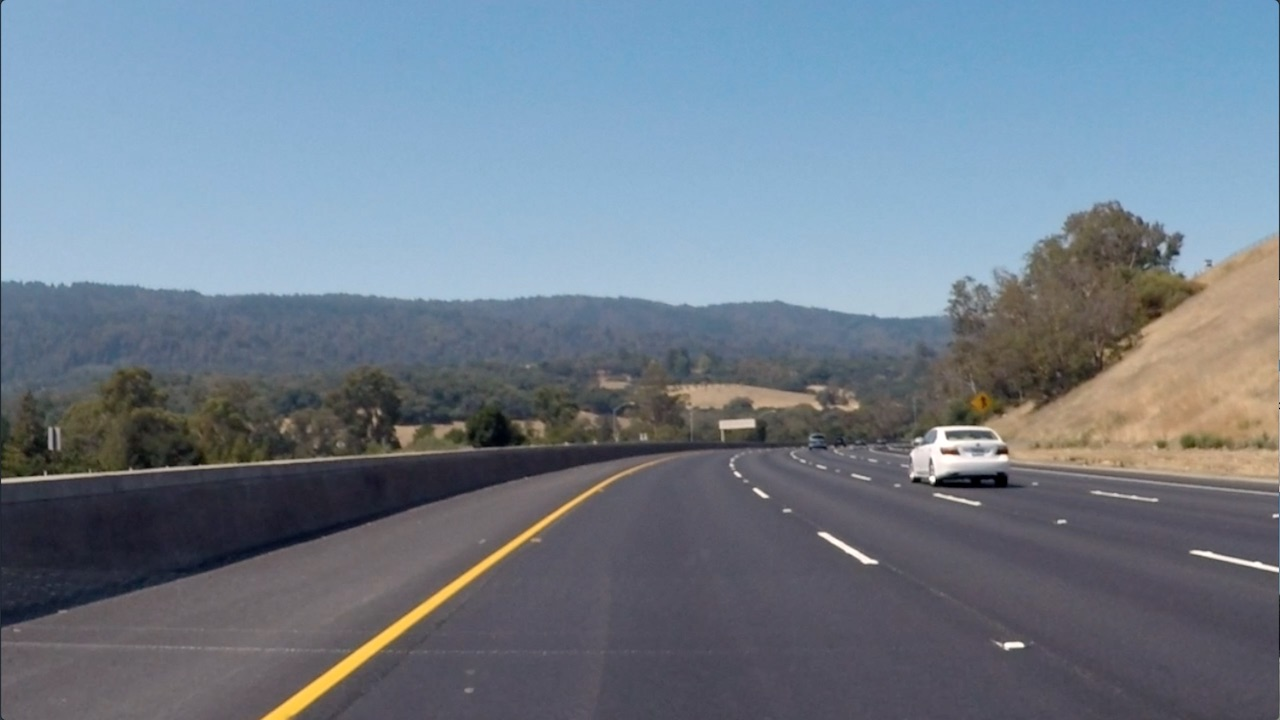
#> input picture 1. Introduction to Computer Vision/1_2_Convolutional_Filters_Edge_Detection/images/curved_lane.jpg, 1280 x 720 px
$ jupyter execute '2. Finding Edges and Custom Kernels.ipynb'   (shell and % lines are left out)
#> lines starting #> are read from the running program, lines starting #| are printed output that depends on the picture
# Creating a Filter, Edge Detection

### Import resources and display image

[cell 1]
import matplotlib.pyplot as plt
import matplotlib.image as mpimg

import cv2
import numpy as np


# Read in the image
image = mpimg.imread('images/curved_lane.jpg')
#> image is the input picture: shape (720, 1280, 3); mean R, G, B 112.1, 125, 138.7

plt.figure(figsize = (10, 5))
plt.imshow(image)

### Convert the image to grayscale

[cell 2]
# Convert to grayscale for filtering
gray = cv2.cvtColor(image, cv2.COLOR_RGB2GRAY)
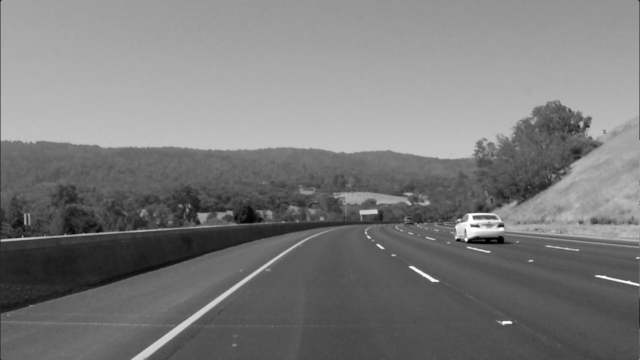
#> gray: shape (720, 1280) (shown at 1/2 size); min 0, max 255, mean 122.7

plt.figure(figsize = (10, 5))
plt.imshow(gray, cmap = 'gray')

### TODO: Create a custom kernel

Below, you've been given one common type of edge detection filter: a Sobel operator.

The Sobel filter is very commonly used in edge detection and in finding patterns in intensity in an image. Applying a Sobel filter to an image is a way of **taking (an approximation) of the derivative of the image** in the x or y direction, separately. The operators look as follows.

**It's up to you to create a Sobel x operator and apply it to the given image.**

For a challenge, see if you can put the image through a series of filters: first one that blurs the image (takes an average of pixels), and then one that detects the edges.

[cell 3]
# Create a custom kernel

# 3x3 array for edge detection
sobel_y = np.array([[-1, -2, -1],
                    [0, 0, 0],
                    [1, 2, 1]])

## TODO: Create and apply a Sobel x operator
sobel_x = np.array([[-1, 0, 1],
                    [-2, 0, 2],
                    [-1, 0, 1]])


# Filter the image using filter2D, which has inputs: (grayscale image, bit-depth, kernel)
filtered_image = cv2.filter2D(gray, -1, sobel_y)
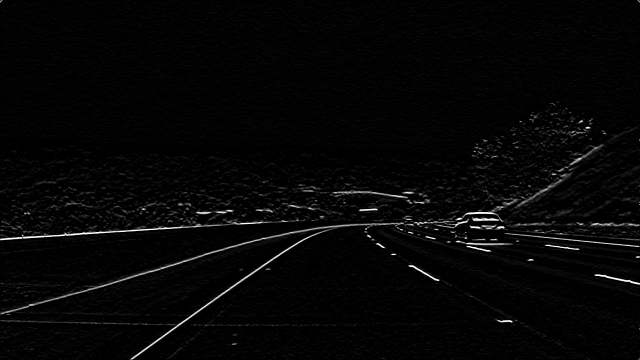
#> filtered_image: shape (720, 1280) (shown at 1/2 size); min 0, max 255, mean 5.9

plt.imshow(filtered_image, cmap='gray')

[cell 4]
# Filter the image using filter2D, which has inputs: (grayscale image, bit-depth, kernel)
filtered_image = cv2.filter2D(gray, -1, sobel_x)
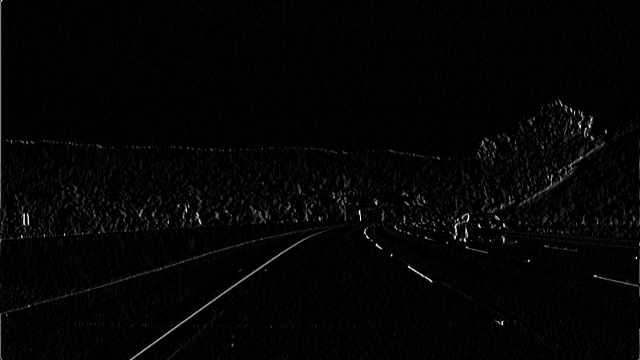
#> filtered_image: shape (720, 1280) (shown at 1/2 size); min 0, max 255, mean 4.3

plt.imshow(filtered_image, cmap='gray')

### Test out other filters!

You're encouraged to create other kinds of filters and apply them to see what happens! As an **optional exercise**, try the following:
* Create a filter with decimal value weights.
* Create a 5x5 filter
* Apply your filters to the other images in the `images` directory.

[cell 5]
filter_decimal_sobel_y = np.array([[-1.5, -2.5, -1.5],
                                   [0, 0, 0],
                                   [1.5, 2.5, 1.5]
                                  ])

filter_decimal_sobel_x = np.array([[-1.5, 0, 1.5],
                                   [-2.5, 0, 2.5],
                                   [-1.5, 0, 1.5]
                                  ])

filter_5x5 = np.array([[-1, -1, 0, 1, 1],
                       [-1, -2, 0, 2, 1],
                       [-2, -2, 0, 2, 2],
                       [-1, -2, 0, 2, 1],
                       [-1, -1, 0, 1, 1]
                      ])

sobel_y_image = cv2.filter2D(gray, -1, sobel_y)
sobel_x_image = cv2.filter2D(gray, -1, sobel_x)
filter_decimal_sobel_y_image = cv2.filter2D(gray, -1, filter_decimal_sobel_y)
filter_decimal_sobel_x_image = cv2.filter2D(gray, -1, filter_decimal_sobel_x)
filter_5x5_image = cv2.filter2D(gray, -1, filter_5x5)
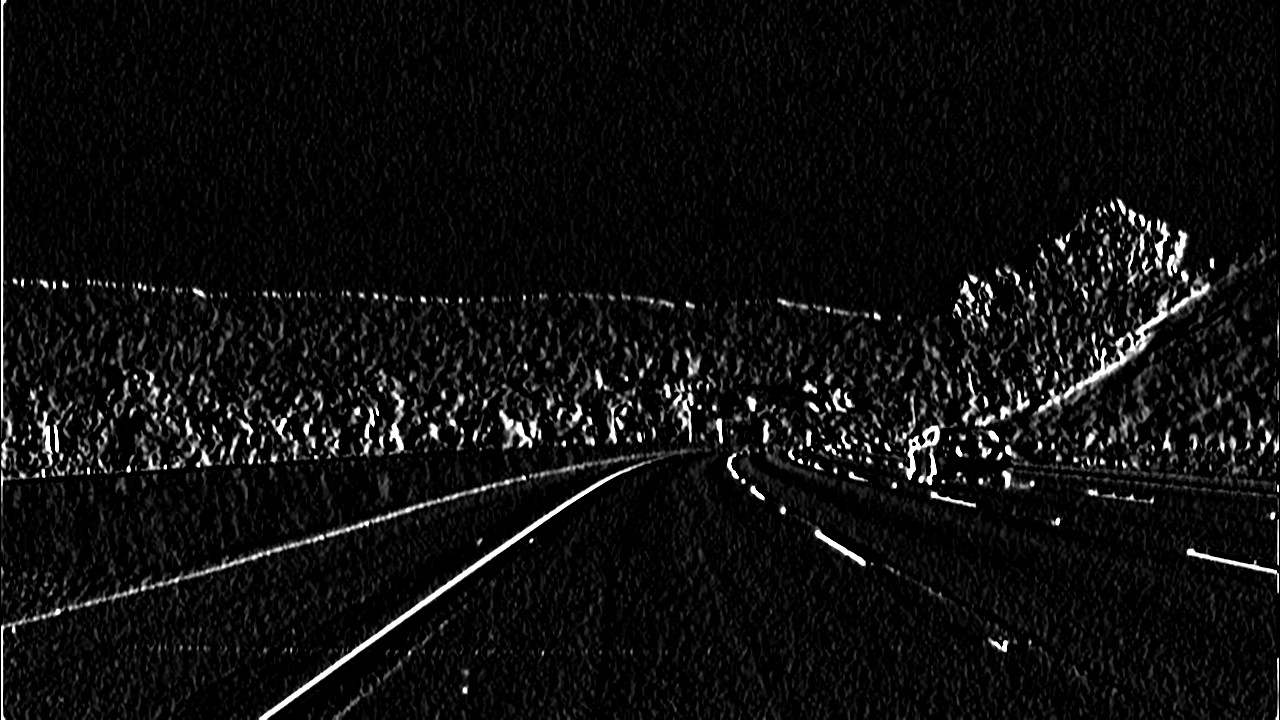
#> filter_5x5_image: shape (720, 1280); min 0, max 255, mean 14.7

[cell 6]
f, ((ax1, ax2, ax3, ax4, ax5, ax6)) = plt.subplots(ncols = 1, nrows = 6, figsize = (30, 30))

ax1.set_title('original_ray')
ax1.imshow(gray, cmap = 'gray')

ax2.set_title('filter_5x5')
ax2.imshow(filter_5x5_image, cmap = 'gray')

ax3.set_title('sobel_y')
ax3.imshow(sobel_y_image, cmap = 'gray')

ax4.set_title('sobel_x')
ax4.imshow(sobel_x_image, cmap = 'gray')

ax5.set_title('filter_decimal_sobel_y')
ax5.imshow(filter_decimal_sobel_y_image, cmap = 'gray')

ax6.set_title('filter_decimal_sobel_x')
ax6.imshow(filter_decimal_sobel_x_image, cmap = 'gray')
